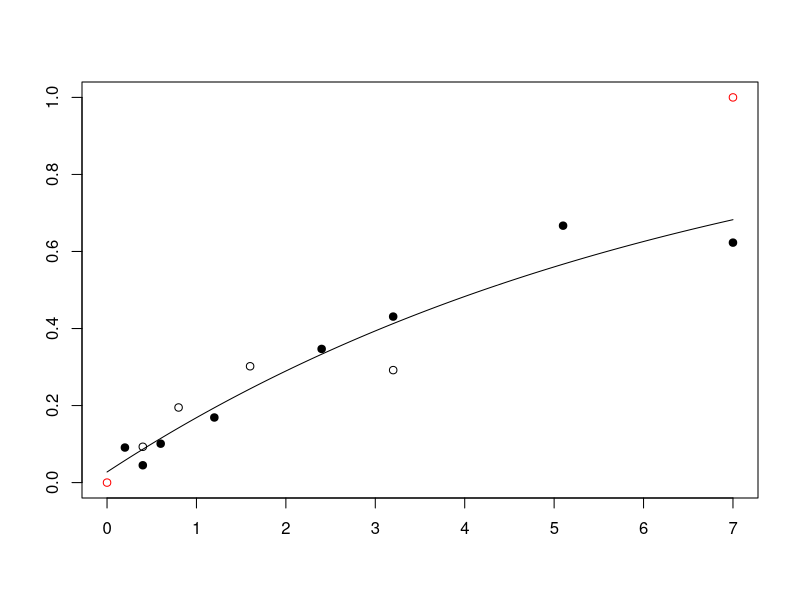
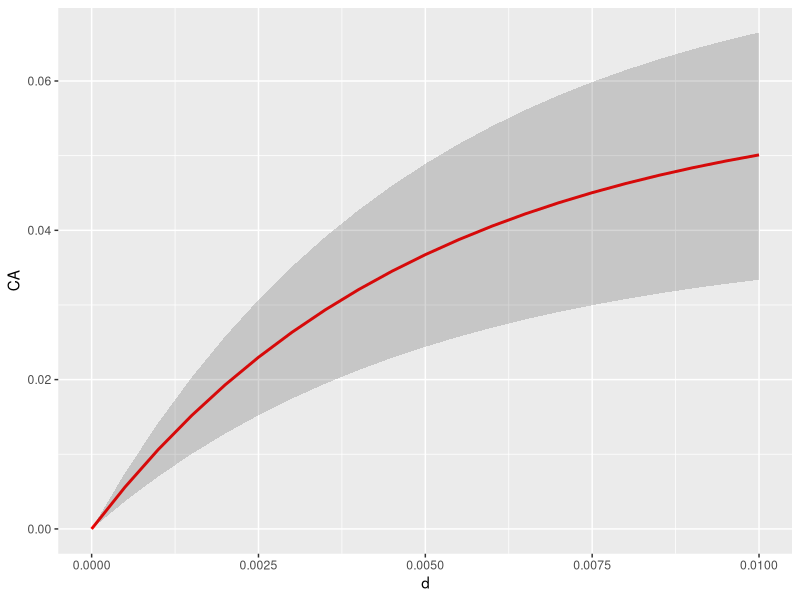
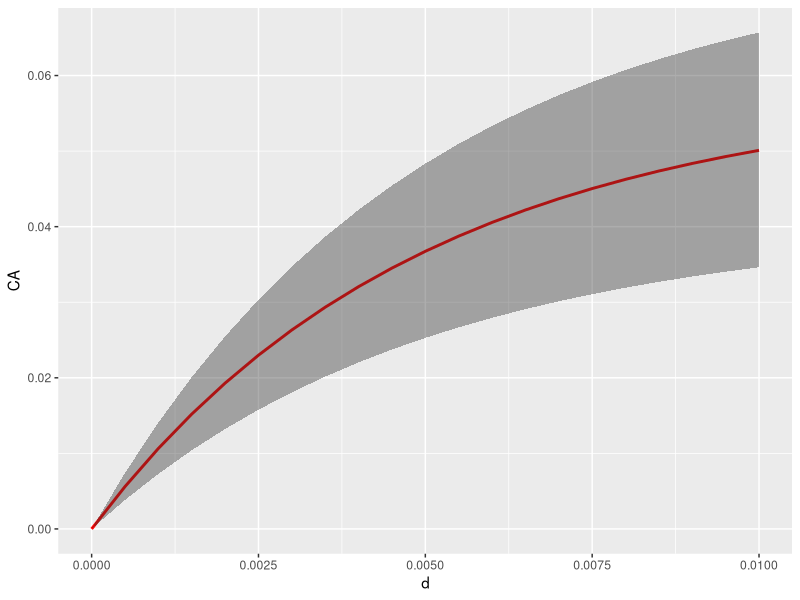
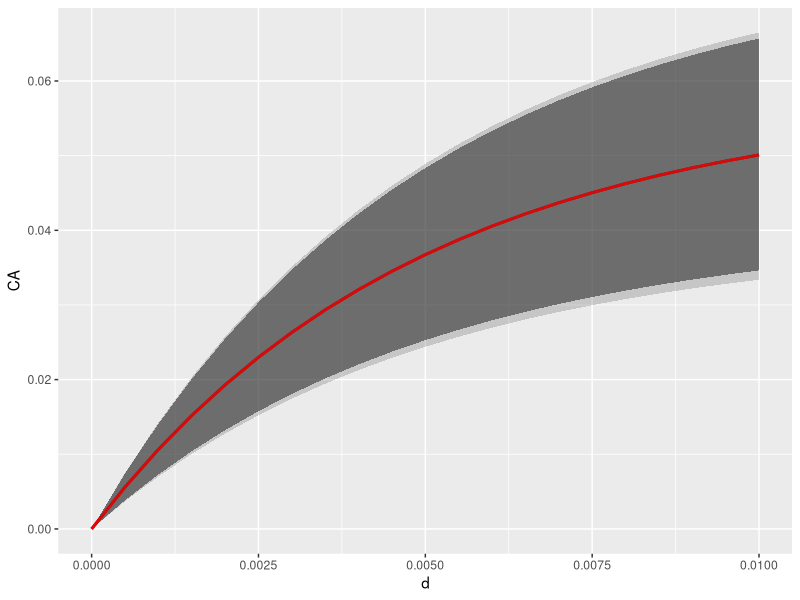

The R source for these figures, in order:
#   Filename: HGsynergyMain_merge2.R 
#   Purpose: Concerns radiogenic mouse HG tumorigenesis.

#   Copyright: (C) 2017 Mark Ebert, Edward Huang, Dae Woong Ham, Yimin Lin, and Ray Sachs

#   This program is free software: you can redistribute it and/or modify
#   it under the terms of the GNU General Public License version 3 as published 
#   by the Free Software Foundation.

#   This program is distributed in the hope that it will be useful,
#   but WITHOUT ANY WARRANTY; without even the implied warranty of
#   MERCHANTABILITY or FITNESS FOR A PARTICULAR PURPOSE.  See the
#   GNU General Public License for more details.

#   You should have received a copy of the GNU General Public License
#   along with this program.  If not, see <http://www.gnu.org/licenses/>.

#   Attribution Information: This R script was developed at UC Berkeley.
#   < authors and contributions to be added later > 

#   Relevant references and abbreviations:
#   ".93Alp" = Alpen et al. "Tumorigenic potential of high-Z, high-LET charged-particle radiations." Rad Res 136:382-391 (1993)
#   ".94Alp" = Alpen et al. "Fluence-based relative biological effectiveness for charged particle carcinogenesis in mouse Harderian gland." Adv Space Res 14(10): 573-581. (1994).  
#   "16Chang" = Chang et al. "Harderian Gland Tumorigenesis: Low-Dose and LET Response." Radiat Res 185(5): 449-460. (2016).  
#   "16Srn" = Siranart et al."Mixed Beam Murine Harderian Gland Tumorigenesis: Predicted Dose-Effect Relationships if neither Synergism nor Antagonism Occurs." Radiat Res 186(6): 577-591 (2016).  
#   "17Cuc" = Cucinotta & Cacao. "Non-Targeted Effects Models Predict Significantly Higher Mars Mission Cancer Risk than Targeted Effects Models." Sci Rep 7(1): 1832. (2017). PMC5431989

library(deSolve) #  solving differential equations
library(ggplot2) #  plotting
library(mvtnorm) #  Monte Carlo simulation
library(minpack.lm) #  non-linear regression 
rm(list=ls())
#=========================== DATA START ===========================#
dfr <- data.frame( #  data used in 16Chang; includes data analyzed in .93Alp and .94Alp  
  dose.1 = c(0.2,0.4,0.6,1.2,2.4,3.2,5.1,7,0.05,0.1,0.15,0.2,0.4,0.8,1.6,0.05,0.1,0.2,0.4,0,0.1,0.2,0.4,0.8,1.6,0.4,0.8,1.6,3.2,0.05,0.1,0.2,0.4,0.8,0.1,0.2,0.4,0.8,0.1,0.2,0.4,0.04,0.08,0.16,0.32,0.033,0.066,0.13,0.26,0.52,.2, .4, .6),
  HG = c(0.091,0.045,0.101,0.169,0.347,0.431,0.667,0.623,0.156,0.215,0.232,0.307,0.325,0.554,0.649,0.123,0.145,0.207,0.31,0.026,0.083,0.25,0.39,0.438,0.424,0.093,0.195,0.302,0.292,0.109,0.054,0.066,0.128,0.286,0.183,0.167,0.396,0.536,0.192,0.234,0.317,0.092,0.131,0.124,0.297,0.082,0.088,0.146,0.236,0.371,.154,.132,.333), #  HG prevalence as defined in 16Chang
  NWeight = c(520,2048,1145,584,313,232,293,221,1162,877,455,409,374,223,320,742,661,347,131,6081,1091,251,244,191,131,645,255,199,111,649,378,973,833,201,468,381,197,109,496,257,185,1902,1063,884,350,1767,1408,874,299,261,322,206,67), #  nominal weight for weighted least squaresregression; see .93Alp. The Lanthanum entries were obtained by measuring the main graph in 17Cuc 
  index=c(rep(1,8),rep(0,17), rep(1,4),  rep(0,24)), #  index=0 for Z>3 ions, 1 otherwise. Not needed in some models
  L = c(rep(1.6,8), rep(193, 7), rep(250, 4), rep(195, 6), rep(0.4, 4), rep(25, 5), rep(464, 4), rep(193, 3),rep(70, 4), rep(100, 5), rep(953, 3)), #  L = LET = LET_infinity = stopping power (keV/micron)
  Z = c(rep(2, 8), rep(26, 17), rep(1, 4), rep(10, 5), rep(43, 4), rep(26, 3), rep(14, 4), rep(22, 5), rep(57, 3)), #  atomic number, charge in units of proton charge on fully ionized atomic nucleus, e.g. 2 for 2He4
  Zeff = c(rep("TBD", 53)), #  effective ion charge according to the formula of W.H Barkas. Zeff <= Z. Calculated below. For this data, only very slightly less than Z.
  beta = c(rep("TBD", 53)), #  ion speed, relative to speed of light, calculated below
  MeVperu = c(rep(228, 8), rep(600, 7), rep(300, 4), rep(600, 6), rep(250, 4), rep(670, 5), rep(600, 4), rep(600, 3), rep(260, 4), rep(1000, 5), rep(593, 3)), #  Kinetic energy in MeV, divided by atomic mass, e.g. divided by 4u=4x931.5 MeV/c^2 for 2He4
  Katz = c(rep("TBD", 53)), #  for fully ionized nuclei, Katz's Z^2/beta^2, Calculated below. It is part of the Bethe Barkas Bloch equation for stopping power. Our calculations don't use Katz, but various similar calculations do.
  ion = c(rep("He4", 8), rep("Fe56", 17), rep("p", 4), rep("Ne20", 5), rep("Nb93", 4), rep("Fe56", 3), rep("Si28", 4), rep("Ti48", 5), rep("La139", 3)),
  comments = c(".93AlpLooksOK", rep("", 7), ".93AlplooksOK", rep("", 11), ".93Alp.no.iso", "not in 17Cuc (or 16Chang?)", rep("", 3), "16Chang all OK?", rep('', 24), ".94Alp","From graphs",'e.g. in 17Cuc')
) 

# Data for HG induced by photons from Cs-137 or Co-60 beta decay; from 16Chang (and calibration of LQ model)
ddd <- data.frame(dose.1 = c(0, 0.4, 0.8, 1.6, 3.2, 7, 0, .4, .8, .12, 1.6),
                  HG = c(.026, .048, .093, .137, .322, .462, .0497, .054, .067, .128, .202),
                  NWeight = c(6081.2, 4989.5, 1896.8, 981.1, 522.2, 205.2, 7474.1, 2877.6, 1423.7, 689.9, 514.9),
                  Nucleus = c(rep("Cobalt-60", 6), rep("Cesium-137", 5)),
                  Comments = c(rep("TBD", 11))
)
GeVu <- 0.001 * dfr[, "MeVperu"] #  convert to GeV/u for convenience in a calculation
dfr[, "Katz"] <- round(dfr[, "Z"] ^2 * (2.57 * GeVu ^2 + 4.781 * GeVu + 2.233) / (2.57 * GeVu ^2 + 4.781 * GeVu), 2) #  special relativistic calculation of Z^2/beta^2. The numerics include conversion from GeV to joules and from u to kg.
dfr[, "beta"] <- round(dfr[, "Z"] * sqrt(1 / dfr[, "Katz"]), 3) #  i.e. Z*sqrt(beta^2/Z^2) 
dfr[, "Zeff"] <- round(dfr[, "Z"] * (1 - exp( -125 * dfr[, "Z"] ^ (-2.0 / 3))), 2) #  Barkas formula for Zeff; for us Zeff is almost Z

dfra <- dfr[c(1:19, 26:53), ] #  removes the zero dose case and the no isograft data
#=========================== DATA END ===========================#

#####  photon model #####
LQ <- lm(HG ~ dose.1 + I(dose.1 ^ 2), data = ddd) # linear model fit on ddd dataset
summary(LQ, correlation = T) 

#===================== HZE/NTE MODEL, abbreviated  "hin" for "high non-targeted" =====================# 
# Uses 3 adjustable parameters. There is also an HZE/TE model, abbreviated "hit" for "high targeted" and a "LOW"
# model for Z <= 3. Both hin and hit are for Z>3 in principle and here have data for Z >= 8.  

dfrHZE <- subset(dfra, Z > 3) # look only at HZE not at much lower Z and LET ions. # In next line phi controls how fast NTE build up from zero; not really needed during calibration since phi*Dose>>1 at every observed Dose !=0. phi needed for later synergy calculations.

phi <- 2000#  even larger phi should give the same final results, but might cause extra problems with R. 
hinm <- nls(HG ~ .0275 + (1 - exp ( -0.01 * (aa1 * L * dose.1 * exp( -aa2 * L) + (1 - exp( - phi * dose.1)) * kk1))), #  calibrating parameters in a model that modifies the hazard function NTE models in 17Cuc. "hinm" is for hin model
            data = dfrHZE, 
            weights = NWeight,
            start = list(aa1 = .9, aa2 = .01, kk1 = 6)) 
summary(hinm, correlation = T); vcov(hinm) #  parameter values & accuracy; variance-covariance matrix RKSB
hin.c <- coef(hinm) #  calibrated central values of the 3 parameters. Next is the IDER, = 0 at dose 0
hanC <- function(dose.1,L) { #  calibrated hazard function "hanC" is for hazard non-targeted calibrated
  0.01 * (hin.c[1] * L * dose.1 * exp(-hin.c[2] * L) + (1 - exp(- phi * dose.1)) * hin.c[3])
} 
Calculate.hinC <- function(dose.1, L) {
  1 - exp(-hanC(dose.1, L)) #  Calibrated HZE NTE IDER
}
######### TE model #########
hitm <- nls(HG ~ .0275 + (1 - exp ( -0.01 * (aate1 * L * dose.1 * exp( -aate2 * L) ))), #  calibrating parameters in a TE only model.
            data = dfrHZE,  
            weights = NWeight,
            start = list(aate1 = .9, aate2 = .01)) 
summary(hitm, correlation = T); vcov(hitm) #  parameter values & accuracy; variance-covariance matrix RKSB
hit.c <- coef(hitm) #  calibrated central values of the 2 parameters. Next is the IDER, = 0 at dose 0
hatC <- function(dose.1,L) { #  calibrated hazard function
  0.01 * (hit.c[1] * L * dose.1 * exp(-hit.c[2] * L))
} 
Calculate.hitC <- function(dose.1, L) {
  1 - exp(-hatC(dose.1, L)) #  Calibrated HZE TE IDER
}
IC<-cbind(AIC(hitm,hinm),BIC(hitm,hinm))
print(IC)
dose <- c(seq(0, .00001, by = 0.000001), #  look carefully near zero, but go out to 0.5 Gy
          seq(.00002, .0001, by=.00001),
          seq(.0002, .001, by=.0001),
          seq(.002, .01, by=.001),
          seq(.02, .5, by=.01))
# dose <- dose[1:30] #  this can be used to zoom in on the very low dose behavior in the graphs

####### calculate baseline MIXDER I(d) for mixtures of HZE components modeled by NTE IDER and then those by TE IDER #######
IntegratehinMIXDER <- function(r, L, d = dose, aa1 = hin.c[1], aa2 = hin.c[2], kk1 = hin.c[3]) {
  dE <- function(yini, State, Pars) {
    aa1 <- aa1; aa2 <- aa2; kk1 <- kk1
    with(as.list(c(State, Pars)), {
      aa = vector(length = length(L))
      u = vector(length = length(L))
      for (i in 1:length(L)) {
        aa[i] = aa1*L[i]*exp(-aa2*L[i])
        u[i] = uniroot(function(d) 1-exp(-0.01*(aa[i]*d+(1-exp(-phi*d))*kk1)) - I, lower = 0, upper = 20, tol = 10^-10)$root
      }
      dI = vector(length = length(L))
      for (i in 1:length(L)) {
        dI[i] = r[i]*0.01*(aa[i]+exp(-phi*u[i])*kk1*phi)*exp(-0.01*(aa[i]*u[i]+(1-exp(-phi*u[i]))*kk1))
        
      }
      dI = sum(dI)
      return(list(c(dI)))
    })
  }
  pars = NULL; yini = c(I= 0); d = d
  out = ode(yini, times = d, dE, pars, method = "radau")
  return(out)
} 
#Now hit instead of hin
Integrate_hiteMIXDER <- function(r, L, d = dose, aate1 = hit.c[1], aate2 = hit.c[2]) {
  dE <- function(yini, State, Pars) {
    aate1 <- aate1; aate2 <- aate2; kk1 <- kk1
    with(as.list(c(State, Pars)), {
      aate = vector(length = length(L))
      u = vector(length = length(L))
      for (i in 1:length(L)) {
        aate[i] = aate1*L[i]*exp(-aate2*L[i])
        u[i] = uniroot(function(d) 1-exp(-0.01*(aate[i]*d)) - I, lower = 0, upper = 20, tol = 10^-10)$root
      }
      dI = vector(length = length(L))
      for (i in 1:length(L)) {
        dI[i] = r[i]*0.01*aate[i]*exp(-0.01*(aate[i]*u[i]))
        
      }
      dI = sum(dI)
      return(list(c(dI)))
    })
  }
  pars = NULL; yini = c(I= 0); d = d
  out = ode(yini, times = d, dE, pars, method = "radau")
  return(out)
} 
########### Light ion, low Z (<= 3), low LET model ######### 
dfrL <- subset(dfra, Z <= 3) #  for Light ions
LOW.m <- nls(HG ~ .0275 + 1-exp(-bet * dose.1),
             data = dfrL,
             weights = NWeight,
             start = list(bet = .5))
summary(LOW.m)
LOW.c <- coef(LOW.m)  # calibrated central values of the parameter
CalculateLOW.C <- function(dose.1, L) { # Calibrated Low LET model. Use L=0, but maybe later will use L >0 but small 
  return(1 - exp(-LOW.c[1] * dose.1))
}  

dE_2 <- function(dose,L) { # Slope dE/dd of the low LET, low Z model; looking at the next plot() it seems fine
  LOW.c*exp(-LOW.c*dose)  
}

# plot () chunks such as the following are visual check to see if our calibration is consistent with 16Chang, .93Alp, .94Alp
# and 17Cuc; (ggplot commands are Yinmin's and concern CI)
# Put various values in our calibrated model to check with numbers and graphs in these references
plot(c(0, 7), c(0, 1), col = 'red', ann = 'F') 
ddose <- 0.01 * 0:700; lines(ddose, CalculateLOW.C(ddose, 0) + .0275)  #  calibrated lowLET IDER
points(dfrL[1:8, "dose.1"], dfrL[1:8,"HG"],pch=19) #  RKS: Helium data points
points(dfrL[9:12, "dose.1"], dfrL[9:12, "HG"] )  #  proton data points 

####### remove following lines I think RKS ####### 
#dE_1 <- function(d, aa1, aa2, kk1, phi, L) { # For hin
#    ((kk1 * phi * exp(-phi * d )  + aa1 * L * exp( -aa2 * L)) * 
#   exp(-0.01 * (kk1 * (1 - exp( -phi * d)) + aa1 * L * exp(-aa2 * L) * d))) / 100
#  }
########## END remove these lines RKS #########

################## I(d) calculator for high Z, high E, NTE model hinm plus optionally LOW. START ##################
calculateComplexId <- function(r, L, d, aa1 = hin.c[1], aa2 = hin.c[2], kk1 = hin.c[3], phi = 2000, beta = LOW.c, lowLET = FALSE) {
  # Calculates incremental effect additivity function I(d) for mixture of N >= 1 HZE NTE IDERs and optionally one low-LET IDER 
  # new argument: lowLET (FALSE by default, TRUE when one IDER is low-LET)
  dE <- function(yini, State, Pars) { #  Constructing an ode from the IDERS
    aa1 <- aa1; aa2 <- aa2; kk1 <- kk1; beta <- beta; phi <- phi; L <- L
    with(as.list(c(State, Pars)), {
      aa <- vector(length = length(L))  
      u <- vector(length = length(L))  
      for (i in 1:length(L)) {
        aa[i] <- aa1 * L[i] * exp(-aa2 * L[i])
        u[i] <- uniroot(function(d) 1-exp(-0.01*(aa1*L[i]*d*exp(-aa2*L[i])+(1-exp(-phi*d))*kk1)) - I, lower = 0, upper = 200, extendInt = "yes", tol = 10^-10)$root #egh this is used in the single HZE and lowLET example
      }
      dI <- vector(length = length(L))
      for (i in 1:length(L)) {
        dI[i] <- r[i] * 0.01*(aa[i]+exp(-phi*u[i])*kk1*phi)*exp(-0.01*(aa[i]*u[i]+(1-exp(-phi*u[i]))*kk1))
      }
      if (lowLET == TRUE) { # If low-LET IDER is present then include it at the end of the dI vector
        u[length(L) + 1] <- uniroot(function(d) 1-exp(-beta*d) - I, lower = 0, upper = 200, extendInt = "yes", tol = 10^-10)$root
        dI[length(L) + 1] <- r[length(r)] * dE_2(d = u[length(L) + 1], L = 0)
      }
      dI <- sum(dI)
      return(list(c(dI)))
    })
  }
  return(ode(c(I = 0), times = d, dE, parms = NULL, method = "radau")) #  Finds solution I(d) of the differential equation
  # RKS to Yimin and Edward: I'm not convinced we need to or should add that the method is radau
}
################## I(d) calculator for high Z, high E, NTE model hinm plus optionally LOW. END ##################

###### RKS to Yimin and Edward: Next is the same for hitm; then some plots #####
calculateComplexId.te <- function(r, L, d, aate1 = hit.c[1], aate2 = hit.c[2], beta = LOW.c, lowLET = FALSE) {
  dE <- function(yini, State, Pars) { #  Constructing an ode from the IDERS
    aate1 <- aate1; aate2 <- aate2; beta <- beta; L <- L
    with(as.list(c(State, Pars)), {
      aate <- vector(length = length(L))
      u <- vector(length = length(L))
      for (i in 1:length(L)) {
        aate[i] <- aate1 * L[i] * exp(-aate2 * L[i])
        u[i] <- uniroot(function(d) 1-exp(-0.01*(aate1*L[i]*d*exp(-aate2*L[i]))) - I, lower = 0, upper = 200, extendInt = "yes", tol = 10^-10)$root
      }
      dI <- vector(length = length(L))
      for (i in 1:length(L)) {
        dI[i] <- r[i] * 0.01*aate[i]*exp(-0.01*aate[i]*u[i])
      }
      if (lowLET == TRUE) { # If low-LET IDER is present then include it at the end of the dI vector
        u[length(L) + 1] <- uniroot(function(d) 1-exp(-beta*d) - I, lower = 0, upper = 200, extendInt = "yes", tol = 10^-10)$root
        dI[length(L) + 1] <- r[length(r)] * dE_2(d = u[length(L) + 1], L = 0)
      }
      dI <- sum(dI)
      return(list(c(dI)))
    })
  }
  return(ode(c(I = 0), times = d, dE, parms = NULL, method = "radau")) #  Finds solution I(d) of the differential equation
}
# RKS to Yimin and Edward: I'm not convinced we need to or should add that the method is radau


# # Example Plot 1 : one HZE one low-LET for hin
# d <- .01 * 0:300.; r1 <- .2; r <- c(r1, 1 - r1) #Proportions. Next plot IDERs and MIXDER
# plot(x = d, y = Calculate.hinC(dose.1 = d, L = 173), type = "l", xlab="dose",ylab="HG",bty='l',col='green',lwd=2)
# lines(x = d, y = CalculateLOW.C( d,0), col='green', lwd=2)
# lines(x = d, y = calculateComplexId(r = r, L = 193, d = d, lowLET = TRUE)[, 2], col = "red", lwd=2) # I(d)
# 
# # Example Plot 1hit : one HZE one low-LET for hit
# d <- .01 * 0:300.; r1 <- .2; r <- c(r1, 1 - r1) #Proportions. Next plot IDERs and MIXDER
# plot(x = d, y = Calculate.hitC(dose.1 = d, L = 173), type = "l", xlab="dose",ylab="HG",bty='l',col='green',lwd=2)
# lines(x = d, y = CalculateLOW.C( d,0), col='green', lwd=2)
# lines(x = d, y = calculateComplexId.te(r = r, L = 193, d = d, lowLET = TRUE)[, 2], col = "red", lwd=2) # I(d)
# 
# # Example Plot 2: four HZE
# r <- rep(0.25,4); L <- c(25, 70, 190, 250)
# plot(calculateComplexId(r, L, d = dose), type='l', col='red', bty='l', ann='F') #  I(d) plot
# SEA <- function(dose.1) Calculate.hinC(dose.1/4, 25) + Calculate.hinC(dose.1/4, 70) + Calculate.hinC(dose.1/4, 190) + Calculate.hinC(dose.1/3, 250)
# lines(dose, SEA(dose), lty=2)
# lines(dose, Calculate.hinC(dose,190), col='green') # component 4
# lines(dose, Calculate.hinC(dose, 250), col='green') # component 3
# lines(dose, Calculate.hinC(dose, 70), col='green') # component 2
# lines(dose, Calculate.hinC(dose, 25), col='green') # component 1
# 
# # Example Plot 3: two HZE one low-LET
# d <- seq(0, .01, .0005); r <- c(1/20, 1/20, 9/10); L <- c(70, 173)
# plot(x = d, y = Calculate.hinC(dose.1 = d, L = 173), type = "l", xlab="dose",ylab="HG",bty='l',col='green',lwd=2)
# lines(x = d, y = Calculate.hinC(d, 70), col='green', lwd=2) # component 3
# lines(x = d, y = CalculateLOW.C(d, 0), col='green', lwd=2)
# lines(x = d, y = calculateComplexId(r, L, d = d, lowLET = TRUE)[, 2], col = 'red', lwd = 2)

################## I(d) calculator END ##################

#==============================================#
#==========Confidence Interval Part============#
#==============================================#

# Parameter initialization
d <- seq(0, .01, .0005); r <- c(1/20, 1/20, 9/10); L <- c(70, 173)
sampleNum = 1000
mod = 1              # 1 if HIN, 0 if HIT

# Set the pseudorandom seed
set.seed(100)

# helper function to generate samples
Generate_samples = function(N = sampleNum, model = mod, HINmodel = hinm, HITmodel = hitm, LOWmodel = LOW.m) {
  # Function to generate Monte Carlo samples for calculating CI
  # @params:   N              - numbers of sample
  #            model          - select HIN or HIT model
  #                             0 - HIT model
  #                             1 - HIN model
  #            HINmodel       - the input HIN model
  #            HITmodel       - the input HIN model
  #            LOWmodel       - the input LOW model
  monteCarloSamplesLow = rmvnorm(n = N, mean = coef(LOWmodel), sigma = vcov(LOWmodel))
  curveList = list(0)
  if (model) {
    monteCarloSamplesHin = rmvnorm(n = N, mean = coef(HINmodel), sigma = vcov(HINmodel))
  } else {
    monteCarloSamplesHit = rmvnorm(n = N, mean = coef(HITmodel), sigma = vcov(HITmodel))
  }
  for (i in 1:N) {
    if (model) {
      curveList[[i]] = calculateComplexId(r = r, L = L, d = d, aa1 = monteCarloSamplesHin[, 1][i], aa2 = monteCarloSamplesHin[, 2][i], kk1 = monteCarloSamplesHin[, 3][i], beta = monteCarloSamplesLow[, 1][i], lowLET = TRUE)
    } else {
      curveList[[i]] = calculateComplexId.te(r = r, L = L, d = d, aate1 = monteCarloSamplesHit[, 1][i], aate2 = monteCarloSamplesHit[, 2][i], beta = monteCarloSamplesLow[, 1][i], lowLET = TRUE)
    }
    print(paste("Currently at Monte Carlo step:", toString(i), "Total of", toString(N), "steps"))
  }
  return (curveList)
}

# Generate N randomly generated samples of parameters of HZE model.
curveList = Generate_samples()

Generate_CI = function(N = sampleNum, intervalLength = 0.95, d, doseIndex, r, L, HINmodel = hinm, HITmodel = hitm, LOWmodel = LOW.m, method = 0, sampleCurves = curveList, model = mod) {
  # Function to generate CI for the input dose.
  # @params:   N              - numbers of sample
  #            intervalLength - size of confidence interval
  #            d              - input dose
  #            r              - proportion of ion
  #            L              - LTE
  #            HINmodel       - the input HIN model
  #            HITmodel       - the input HIN model
  #            LOWmodel       - the input LOW model
  #            method         - select Naive or Monte Carlo Approach
  #                             0 - Naive
  #                             1 - Monte Carlo
  if (method) {
    # For each sample curve, evalute them at input dose, and sort.
    valueArr = vector(length = 0)
    for (i in 1:N) {
      valueArr = c(valueArr, sampleCurves[[i]][, 2][doseIndex])
    }
    valueArr = sort(valueArr)

    # Returning resulting CI
    return (c(valueArr[(1-intervalLength)/2*N], valueArr[(intervalLength + (1-intervalLength)/2)*N]))
  } else {
    #========= Naive =========#
    stdErrArrLow = summary(LOWmodel)$coefficients[, "Std. Error"]
    meanArrLow = summary(LOWmodel)$coefficients[, "Estimate"]
    if (model) {
      stdErrArrHin = summary(HINmodel)$coefficients[, "Std. Error"]
      meanArrHin = summary(HINmodel)$coefficients[, "Estimate"]
      upper = calculateComplexId(r = r, L = L, d = c(0, d), aa1 = meanArrHin["aa1"] + 2*stdErrArrHin["aa1"], aa2 = meanArrHin["aa2"] + 2*stdErrArrHin["aa2"], kk1 = meanArrHin["kk1"] + 2*stdErrArrHin["kk1"], beta = meanArrLow + 2*stdErrArrLow, lowLET = TRUE)[, 2][2]
      lower = calculateComplexId(r = r, L = L, d = c(0, d), aa1 = meanArrHin["aa1"] - 2*stdErrArrHin["aa1"], aa2 = meanArrHin["aa2"] - 2*stdErrArrHin["aa2"], kk1 = meanArrHin["kk1"] - 2*stdErrArrHin["kk1"], beta = meanArrLow - 2*stdErrArrLow, lowLET = TRUE)[, 2][2]
    } else {
      stdErrArrHit = summary(HITmodel)$coefficients[, "Std. Error"]
      meanArrHit = summary(HITmodel)$coefficients[, "Estimate"]
      upper = calculateComplexId.te(r = r, L = L, d = c(0, d), aate1 = meanArrHit["aate1"] + 2*stdErrArrHit["aate1"], aate2 = meanArrHit["aate2"] + 2*stdErrArrHit["aate2"], beta = meanArrLow + 2*stdErrArrLow, lowLET = TRUE)[, 2][2]
      lower = calculateComplexId.te(r = r, L = L, d = c(0, d), aate1 = meanArrHit["aate1"] - 2*stdErrArrHit["aate1"], aate2 = meanArrHit["aate2"] - 2*stdErrArrHit["aate2"], beta = meanArrLow - 2*stdErrArrLow, lowLET = TRUE)[, 2][2]
    }
    return (c(lower, upper))
  }
}

# Parameter initialization
if (mod) {
  mixderCurve = calculateComplexId(r, L, d = d, lowLET = TRUE)
} else {
  mixderCurve = calculateComplexId.te(r, L, d = d, lowLET = TRUE)
}
fourIonMIXDER = data.frame(d = mixderCurve[, 1], CA = mixderCurve[, 2])
numDosePoints = length(fourIonMIXDER$d)
naiveCI = matrix(nrow = 2, ncol = numDosePoints)
monteCarloCI = matrix(nrow = 2, ncol = numDosePoints)

# Calculate CI for each dose point
for (i in 1 : numDosePoints) {
  naiveCI[, i] = Generate_CI(d = fourIonMIXDER$d[i], r = r,  L = L)
  monteCarloCI[, i] = Generate_CI(doseIndex = i, r = r,  L = L, method = 1)
  print(paste("Iterating on dose points. Currently at step:", toString(i), "Total of", toString(numDosePoints), "steps."))
}

# Plot
mixderGraphWithNaiveCI = ggplot(data = fourIonMIXDER, aes(x = d, y = CA)) + geom_line(aes(y = CA), col = "red", size = 1) + geom_ribbon(aes(ymin = naiveCI[1, ], ymax = naiveCI[2, ]), alpha = .2)
mixderGraphWithMonteCarloCI = ggplot(data = fourIonMIXDER, aes(x = d, y = CA)) + geom_line(aes(y = CA), col = "red", size = 1) + geom_ribbon(aes(ymin = monteCarloCI[1, ], ymax = monteCarloCI[2, ]), alpha = .4)
print(mixderGraphWithNaiveCI)
print(mixderGraphWithMonteCarloCI)

mixderGraphWithNaiveAndMonteCarloCI = ggplot(data = fourIonMIXDER, aes(x = d, y = CA)) + geom_line(aes(y = CA), col = "red", size = 1) + geom_ribbon(aes(ymin = monteCarloCI[1, ], ymax = monteCarloCI[2, ]), alpha = .6) + geom_line(aes(y = CA), col = "red", size = 1) + geom_ribbon(aes(ymin = naiveCI[1, ], ymax = naiveCI[2, ]), alpha = .2)
print(mixderGraphWithNaiveAndMonteCarloCI)
